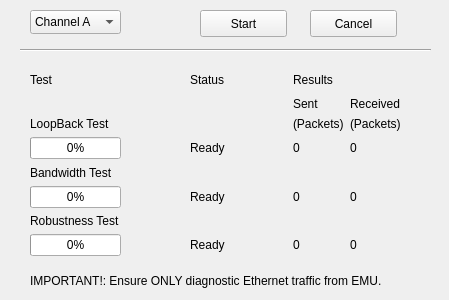
<?xml version="1.0" encoding="UTF-8"?>
<ui version="4.0">
 <class>Test</class>
 <widget class="QWidget" name="Test">
  <property name="geometry">
   <rect>
    <x>0</x>
    <y>0</y>
    <width>449</width>
    <height>300</height>
   </rect>
  </property>
  <property name="windowTitle">
   <string>Ethernet Diagnostics</string>
  </property>
  <widget class="QWidget" name="gridLayoutWidget">
   <property name="geometry">
    <rect>
     <x>30</x>
     <y>70</y>
     <width>371</width>
     <height>186</height>
    </rect>
   </property>
   <layout class="QGridLayout" name="gridLayout">
    <item row="4" column="0">
     <widget class="QLabel" name="label_4">
      <property name="text">
       <string>Bandwidth Test</string>
      </property>
     </widget>
    </item>
    <item row="1" column="5">
     <widget class="QLabel" name="label_11">
      <property name="text">
       <string>Received</string>
      </property>
     </widget>
    </item>
    <item row="6" column="0">
     <widget class="QLabel" name="label_5">
      <property name="text">
       <string>Robustness Test</string>
      </property>
     </widget>
    </item>
    <item row="5" column="0">
     <widget class="QProgressBar" name="progressBar_bandwidth">
      <property name="value">
       <number>0</number>
      </property>
     </widget>
    </item>
    <item row="2" column="4">
     <widget class="QLabel" name="label_9">
      <property name="text">
       <string>(Packets)</string>
      </property>
     </widget>
    </item>
    <item row="5" column="2">
     <widget class="QLabel" name="label_7">
      <property name="text">
       <string>Ready</string>
      </property>
     </widget>
    </item>
    <item row="3" column="2">
     <widget class="QLabel" name="lable_CapacityTest_Status">
      <property name="text">
       <string>Ready</string>
      </property>
     </widget>
    </item>
    <item row="5" column="4">
     <widget class="QLabel" name="label_15">
      <property name="text">
       <string>0</string>
      </property>
     </widget>
    </item>
    <item row="1" column="4">
     <widget class="QLabel" name="label_6">
      <property name="text">
       <string>Sent</string>
      </property>
     </widget>
    </item>
    <item row="7" column="4">
     <widget class="QLabel" name="label_17">
      <property name="text">
       <string>0</string>
      </property>
     </widget>
    </item>
    <item row="3" column="5">
     <widget class="QLabel" name="label_loopback_rx_packets">
      <property name="text">
       <string>0</string>
      </property>
     </widget>
    </item>
    <item row="7" column="2">
     <widget class="QLabel" name="label_8">
      <property name="text">
       <string>Ready</string>
      </property>
     </widget>
    </item>
    <item row="7" column="0">
     <widget class="QProgressBar" name="progressBar_robustness">
      <property name="value">
       <number>0</number>
      </property>
     </widget>
    </item>
    <item row="0" column="4">
     <widget class="QLabel" name="label_12">
      <property name="text">
       <string>Results</string>
      </property>
     </widget>
    </item>
    <item row="0" column="2">
     <widget class="QLabel" name="label_2">
      <property name="text">
       <string>Status</string>
      </property>
     </widget>
    </item>
    <item row="0" column="0">
     <widget class="QLabel" name="label">
      <property name="text">
       <string>Test</string>
      </property>
     </widget>
    </item>
    <item row="3" column="0">
     <widget class="QProgressBar" name="progressBar_loopback">
      <property name="value">
       <number>0</number>
      </property>
     </widget>
    </item>
    <item row="5" column="5">
     <widget class="QLabel" name="label_16">
      <property name="text">
       <string>0</string>
      </property>
     </widget>
    </item>
    <item row="3" column="4">
     <widget class="QLabel" name="label_loopback_tx_packets">
      <property name="text">
       <string>0</string>
      </property>
     </widget>
    </item>
    <item row="7" column="5">
     <widget class="QLabel" name="label_18">
      <property name="text">
       <string>0</string>
      </property>
     </widget>
    </item>
    <item row="2" column="0">
     <widget class="QLabel" name="label_3">
      <property name="text">
       <string>LoopBack Test</string>
      </property>
     </widget>
    </item>
    <item row="0" column="3">
     <spacer name="horizontalSpacer">
      <property name="orientation">
       <enum>Qt::Horizontal</enum>
      </property>
      <property name="sizeHint" stdset="0">
       <size>
        <width>40</width>
        <height>20</height>
       </size>
      </property>
     </spacer>
    </item>
    <item row="2" column="5">
     <widget class="QLabel" name="label_10">
      <property name="text">
       <string>(Packets)</string>
      </property>
     </widget>
    </item>
    <item row="0" column="1">
     <spacer name="horizontalSpacer_2">
      <property name="orientation">
       <enum>Qt::Horizontal</enum>
      </property>
      <property name="sizeHint" stdset="0">
       <size>
        <width>40</width>
        <height>20</height>
       </size>
      </property>
     </spacer>
    </item>
   </layout>
  </widget>
  <widget class="QPushButton" name="startTestButton">
   <property name="geometry">
    <rect>
     <x>200</x>
     <y>10</y>
     <width>87</width>
     <height>27</height>
    </rect>
   </property>
   <property name="text">
    <string>Start</string>
   </property>
  </widget>
  <widget class="QPushButton" name="cancelTestButton">
   <property name="geometry">
    <rect>
     <x>310</x>
     <y>10</y>
     <width>87</width>
     <height>27</height>
    </rect>
   </property>
   <property name="text">
    <string>Cancel</string>
   </property>
  </widget>
  <widget class="Line" name="line">
   <property name="geometry">
    <rect>
     <x>20</x>
     <y>40</y>
     <width>411</width>
     <height>20</height>
    </rect>
   </property>
   <property name="orientation">
    <enum>Qt::Horizontal</enum>
   </property>
  </widget>
  <widget class="QLabel" name="label_19">
   <property name="geometry">
    <rect>
     <x>30</x>
     <y>260</y>
     <width>391</width>
     <height>41</height>
    </rect>
   </property>
   <property name="text">
    <string>IMPORTANT!: Ensure ONLY diagnostic Ethernet traffic from EMU.</string>
   </property>
  </widget>
  <widget class="QComboBox" name="comboBox_channel_select">
   <property name="geometry">
    <rect>
     <x>30</x>
     <y>10</y>
     <width>91</width>
     <height>24</height>
    </rect>
   </property>
   <item>
    <property name="text">
     <string>Channel A</string>
    </property>
   </item>
   <item>
    <property name="text">
     <string>Channel B</string>
    </property>
   </item>
  </widget>
 </widget>
 <resources/>
 <connections/>
</ui>
